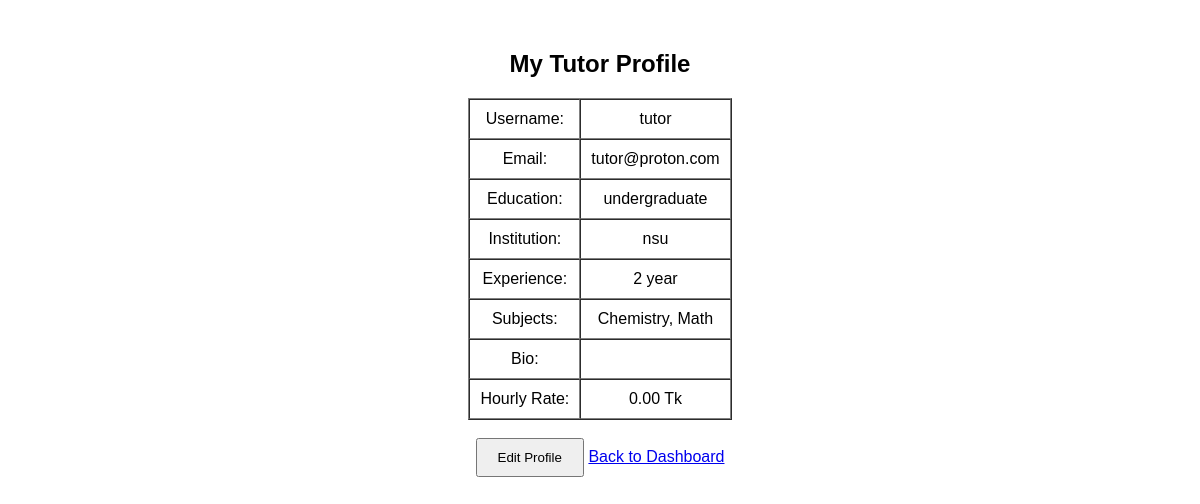
Screenshot of /View/vw_tutor/v_tutor_profile.php (signed in) with the database file from the repository.
### tables this page shows
CREATE TABLE `tutor_profiles` (
  `profile_id` int(11) NOT NULL,
  `user_id` int(11) NOT NULL,
  `education_background` varchar(255) DEFAULT NULL,
  `institution` varchar(255) DEFAULT NULL,
  `experience` varchar(50) DEFAULT NULL,
  `subjects` varchar(255) DEFAULT NULL,
  `short_bio` text DEFAULT NULL,
  `hourly_rate` decimal(10,2) DEFAULT 0.00
);

CREATE TABLE `users` (
  `id` int(11) NOT NULL,
  `username` varchar(50) NOT NULL,
  `password` varchar(255) NOT NULL,
  `email` varchar(100) NOT NULL,
  `role` enum('admin','tutor','student-guardian') NOT NULL,
  `status` varchar(10) NOT NULL DEFAULT 'active'
);

### Model/m_profiles.php (called while the page is built, shortened)
<?php
function getTutorData($user_id) {
    $conn = dbConnect();
    $sql = "SELECT u.username, u.email, t.* FROM users u
            JOIN tutor_profiles t ON u.id = t.user_id
            WHERE u.id = '$user_id'";
    $result = mysqli_query($conn, $sql);
    return mysqli_fetch_assoc($result);
}
?>

### View/vw_tutor/v_tutor_profile.php (the view, shortened to what this page needs)
<?php
require_once("../../Model/m_profiles.php");
$data = getTutorData($_SESSION['user_id']);
?>
<!DOCTYPE html>
<html>
<head><title>My Profile</title><link rel="stylesheet" href="../v_css/common.css"></head>
<body>
    <h2>My Tutor Profile</h2>
    <table border="1" cellpadding="10" cellspacing="0" align="center">
        <tr><td>Username:</td><td><?php echo $data['username']; ?></td></tr>
        <tr><td>Email:</td><td><?php echo $data['email']; ?></td></tr>
        <tr><td>Education:</td><td><?php echo $data['education_background']; ?></td></tr>
        <tr><td>Institution:</td><td><?php echo $data['institution']; ?></td></tr>
        <tr><td>Experience:</td><td><?php echo $data['experience']; ?></td></tr>
        <tr><td>Subjects:</td><td><?php echo $data['subjects']; ?></td></tr>
        <tr><td>Bio:</td><td><?php echo $data['short_bio']; ?></td></tr>
        <tr><td>Hourly Rate:</td><td><?php echo $data['hourly_rate']; ?> Tk</td></tr>
    </table>
    <br>
    <a href="v_tutor_edit_profile.php"><button>Edit Profile</button></a>
    <a href="v_tutor_home.php">Back to Dashboard</a>
</body>
</html>

### View/v_css/common.css (style rules this page uses)
body { font-family: sans-serif; text-align: center; margin-top: 50px; }
button { padding: 10px 20px; cursor: pointer; }

### rows the page displays
tutor_profiles: user.username "tutor", user.email "tutor@proton.com", education_background "undergraduate", institution "nsu", experience "2 year", subjects "Chemistry, Math", hourly_rate "0.00"
